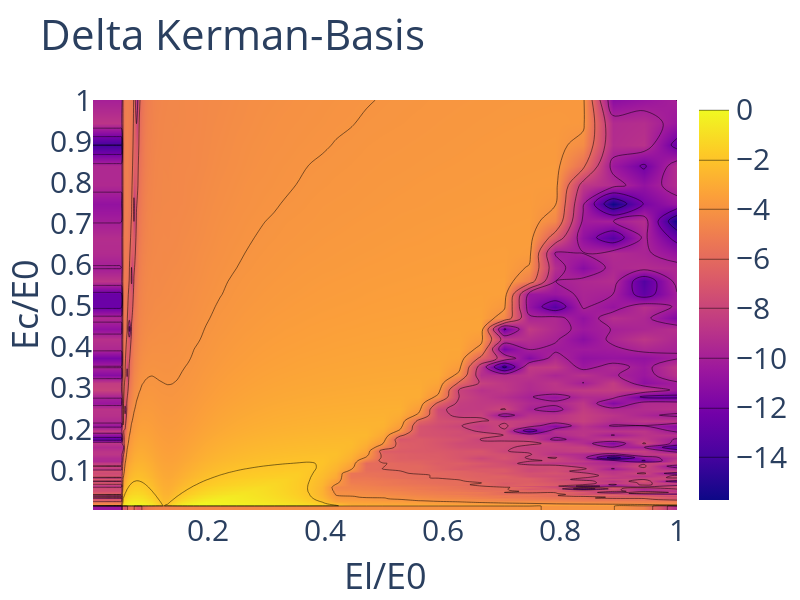

Notebook code cell kept with this figure:
### Code cell
utils.plotOptimization(LossDelta.transpose(),El,Ec,dict(),'Delta Kerman-Basis','El/E0','Ec/E0',export='pdf',
                 size=(600,800),legend=False,log=False)
